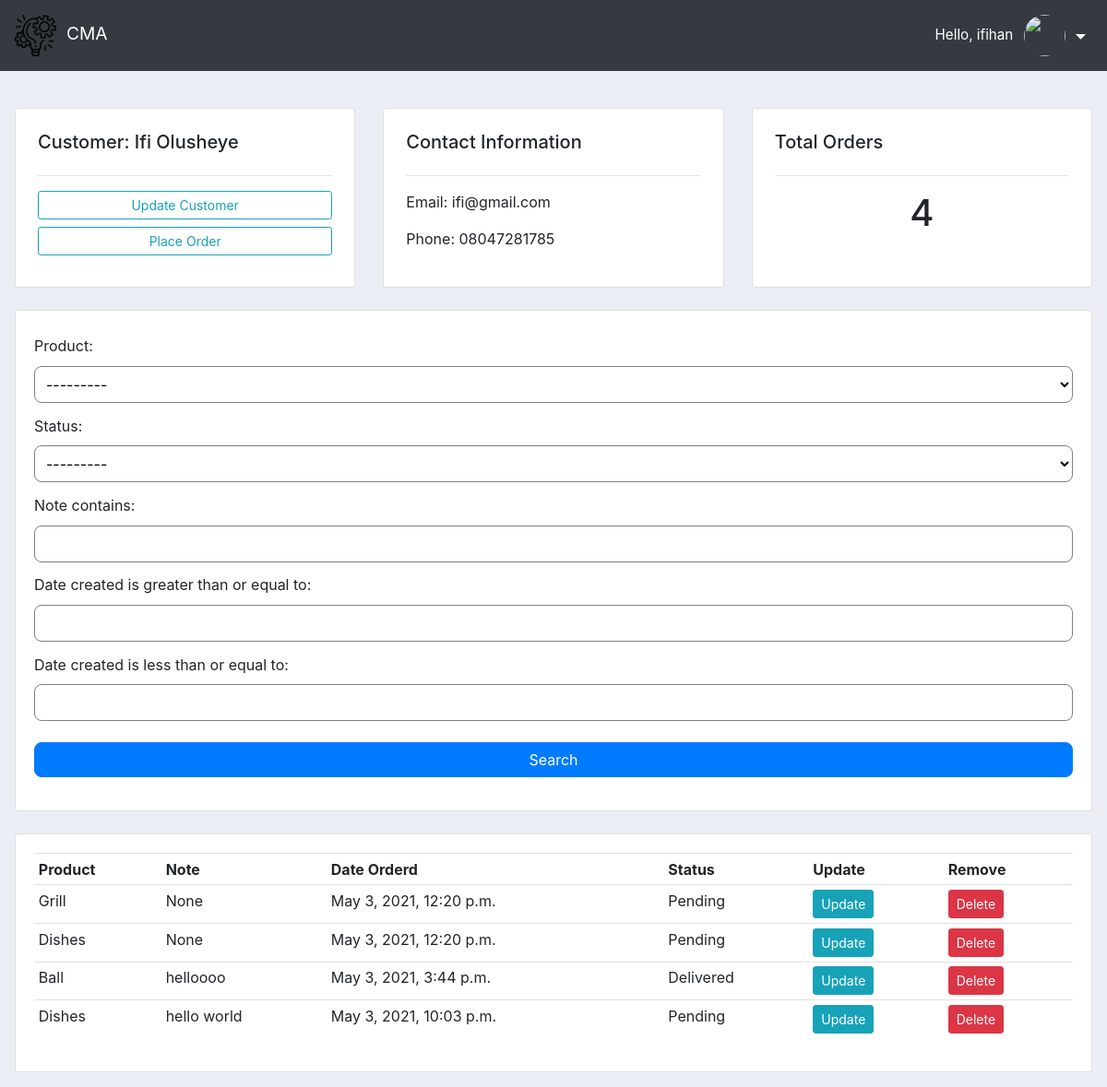
The page /customer/1/ (signed in) on the database as committed earlier.
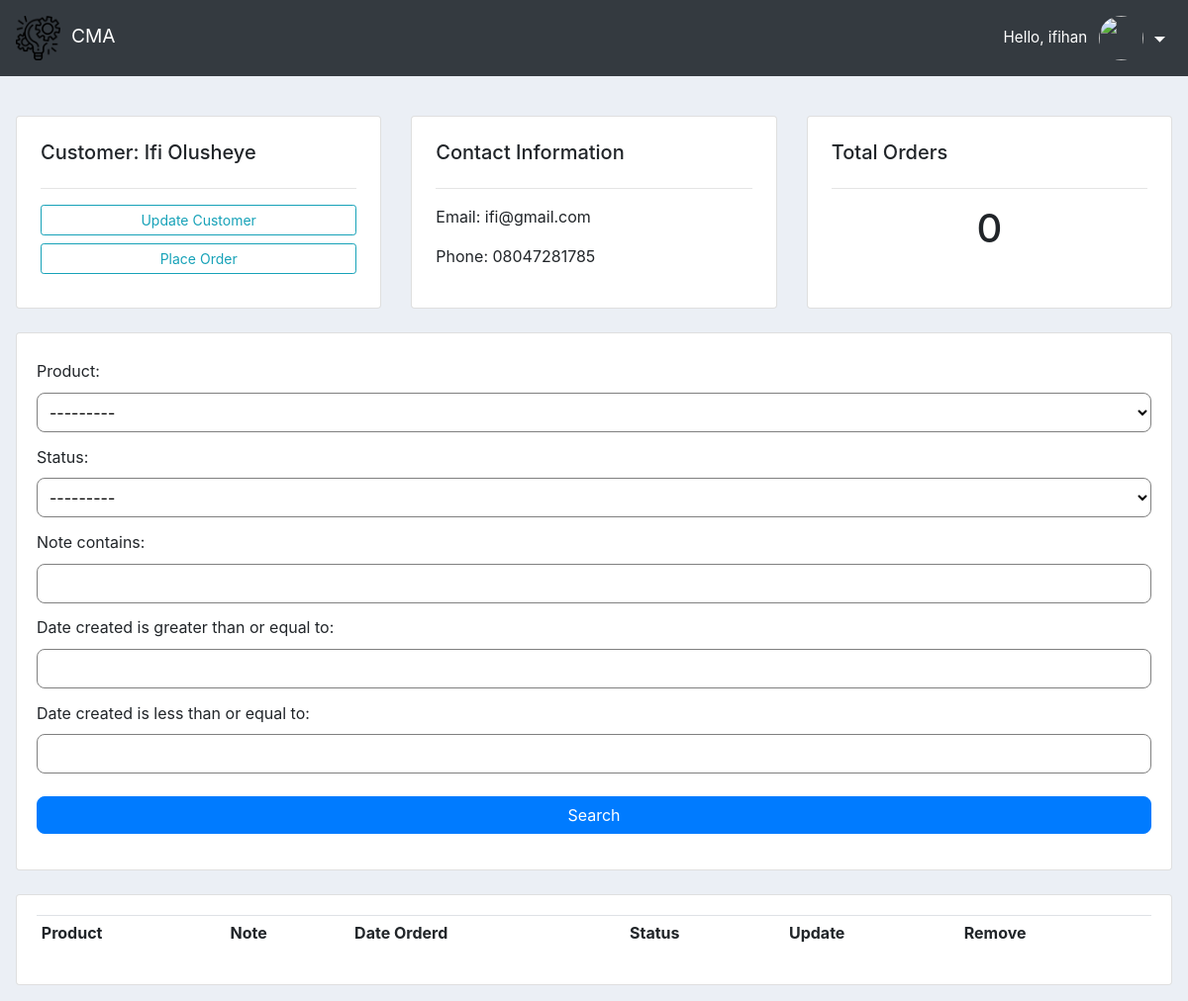
The same page on the database as committed later.
### accounts/models.py (models this page shows, shortened)
class Order(models.Model):
    class STATUS(models.TextChoices):
        PENDING = 'pending', _('Pending')
        OUT_FOR_DELIVERY = 'out_for_delivery', _('Out for delivery')
        DELIVERED = 'delivered', _('Delivered')
    customer = models.ForeignKey(
        Customer, null=True, on_delete=models.SET_NULL
    )
    product = models.ForeignKey(Product, null=True, on_delete=models.SET_NULL)
    date_created = models.DateTimeField(auto_now_add=True, null=True)
    status = models.CharField(max_length=200, null=True, choices=STATUS.choices,
        default=STATUS.PENDING
    )
    note = models.CharField(max_length=1000, null=True)

class Product(models.Model):
    CATEGORY = (
        ('indoor', 'Indoor'),
        ('outdoor', 'Out Door')
    )
    name = models.CharField(max_length=200, null=True)
    price = models.FloatField(null=True)
    category = models.CharField(max_length=200, null=True, choices=CATEGORY)
    description = models.CharField(max_length=200, null=True, blank=True)
    date_created = models.DateTimeField(auto_now_add=True, null=True)
    tags = models.ManyToManyField(Tag)
    def __str__(self):
        return self.name

### accounts/decorators.py (the view)
		def wrapper_func(request, *args, **kwargs):
			group = None
			if request.user.groups.exists():
				group = request.user.groups.all()[0].name
			if group in allowed_roles:
				return view_func(request, *args, **kwargs)
			else:
				return HttpResponse('You are not authorized to view this page')

### accounts/views.py (called while the page is built)
@login_required(login_url='login')
@allowed_users(allowed_roles=['admin'])
def customer(request, pk):
    customer = Customer.objects.get(id=pk)
    orders = customer.order_set.all()
    orders_count = orders.count()
    myFilter = OrderFilter(request.GET, queryset=orders)
    orders = myFilter.qs
    context = {'customer': customer, 'orders': orders,
               'orders_count': orders_count, 'myFilter': myFilter}
    return render(request, 'accounts/customer.html', context)

### accounts/templates/accounts/customer.html
{% extends 'accounts/main.html' %}
{% block content %}
<br>
<div class="row customer-card-info">
	<div class="col-lg-4 col-md-6 col-sm-12 card-wrap">
		<div class="card">
			<h5>Customer: {{customer.name}}</h5>
			<hr>
			<a class="btn btn-outline-info  btn-sm btn-block" href="">Update Customer</a>
			<a class="btn btn-outline-info  btn-sm btn-block" href="{% url 'create_order' customer.id %}">Place
				Order</a>
		</div>
	</div>
	<div class="col-lg-4 col-md-6 col-sm-12 card-wrap">
		<div class="card">
			<h5>Contact Information</h5>
			<hr>
			<p>Email: {{ customer.email }}</p>
			<p>Phone: {{ customer.phone }} </p>
		</div>
	</div>
	<div class="col-lg-4 col-md-12 col-sm-12 card-wrap">
		<div class="card">
			<h5>Total Orders</h5>
			<hr>
			<h1 style="text-align: center;">{{orders_count}}</h1>
		</div>
	</div>
</div>
<br>
<div class="row">
	<div class="col">
		<div class="card card-body">
			<form id="customer-form" method="get">
				{{ myFilter.form }}
				<button class="btn btn-primary" type="submit">Search</button>
			</form>
		</div>
	</div>
</div>
<br>
<div class="row">
	<div class="col-md">
		<div class="card card-body table_wrap">
			<table class="table table-sm">
				<tr>
					<th>Product</th>
					<th>Note</th>
					<th>Date Orderd</th>
					<th>Status</th>
					<th>Update</th>
					<th>Remove</th>
				</tr>
				{% for order in orders %}
				<tr>
					<td>{{ order.product }}</td>
					<td>{{ order.note }}</td>
					<td>{{ order.date_created }}</td>
					<td>{{ order.status }}</td>
					<td><a href="{% url 'update_order' order.id %}" class="btn btn-sm btn-info">Update</a></td>
					<td><a href="{% url 'delete_order' order.id %}" class="btn btn-sm btn-danger">Delete</a></td>
				</tr>
				{% endfor %}
			</table>
		</div>
	</div>
</div>
{% endblock %}

Rows that differ between the two databases and show on the page:
removed Order: product "Grill", note "None", date_created "May 3, 2021, 12:20 p.m.", status "Pending"
removed Order: product "Dishes", note "None", date_created "May 3, 2021, 12:20 p.m.", status "Pending"
removed Order: product "Ball", note "helloooo", date_created "May 3, 2021, 3:44 p.m.", status "Delivered"
removed Order: product "Dishes", note "hello world", date_created "May 3, 2021, 10:03 p.m.", status "Pending"
Other text that changed with them:
{{ orders_count }}: "4" → "0"
